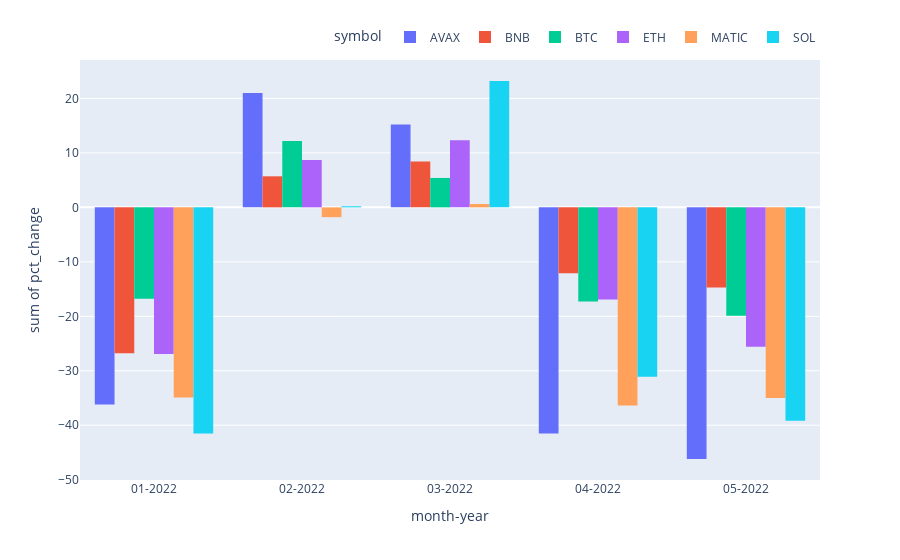

Write notebook code for a chart like this one.
### Code cell
fig = px.histogram(df_Monthly_Price, x="month-year", y="pct_change",
             color='symbol', barmode='group',height=600)

fig.update_layout(legend=dict(
    orientation="h",
    yanchor="bottom",
    y=1.02,
    xanchor="right",
    x=1
))
fig.show()

### Figure 1 — Plotly figure (JSON) as saved in the notebook; plotly's stock layout.template omitted (floating-point values rounded to 4 significant figures)
{"data": [{"alignmentgroup": "True", "bingroup": "x", "histfunc": "sum", "hovertemplate": "symbol=AVAX<br>month-year=%{x}<br>sum of pct_change=%{y}<extra></extra>", "legendgroup": "AVAX", "marker": {"color": "#636efa", "pattern": {"shape": ""}}, "name": "AVAX", "offsetgroup": "AVAX", "orientation": "v", "showlegend": true, "type": "histogram", "x": ["01-2022", "02-2022", "03-2022", "04-2022", "05-2022"], "xaxis": "x", "y": [-36.2, 21, 15.2, -41.5, -46.2], "yaxis": "y"}, {"alignmentgroup": "True", "bingroup": "x", "histfunc": "sum", "hovertemplate": "symbol=BNB<br>month-year=%{x}<br>sum of pct_change=%{y}<extra></extra>", "legendgroup": "BNB", "marker": {"color": "#EF553B", "pattern": {"shape": ""}}, "name": "BNB", "offsetgroup": "BNB", "orientation": "v", "showlegend": true, "type": "histogram", "x": ["01-2022", "02-2022", "03-2022", "04-2022", "05-2022"], "xaxis": "x", "y": [-26.8, 5.7, 8.4, -12.1, -14.7], "yaxis": "y"}, {"alignmentgroup": "True", "bingroup": "x", "histfunc": "sum", "hovertemplate": "symbol=BTC<br>month-year=%{x}<br>sum of pct_change=%{y}<extra></extra>", "legendgroup": "BTC", "marker": {"color": "#00cc96", "pattern": {"shape": ""}}, "name": "BTC", "offsetgroup": "BTC", "orientation": "v", "showlegend": true, "type": "histogram", "x": ["01-2022", "02-2022", "03-2022", "04-2022", "05-2022"], "xaxis": "x", "y": [-16.8, 12.2, 5.4, -17.3, -19.9], "yaxis": "y"}, {"alignmentgroup": "True", "bingroup": "x", "histfunc": "sum", "hovertemplate": "symbol=ETH<br>month-year=%{x}<br>sum of pct_change=%{y}<extra></extra>", "legendgroup": "ETH", "marker": {"color": "#ab63fa", "pattern": {"shape": ""}}, "name": "ETH", "offsetgroup": "ETH", "orientation": "v", "showlegend": true, "type": "histogram", "x": ["01-2022", "02-2022", "03-2022", "04-2022", "05-2022"], "xaxis": "x", "y": [-26.9, 8.7, 12.3, -16.9, -25.6], "yaxis": "y"}, {"alignmentgroup": "True", "bingroup": "x", "histfunc": "sum", "hovertemplate": "symbol=MATIC<br>month-year=%{x}<br>sum of pct_change=%{y}<extra></extra>", "legendgroup": "MATIC", "marker": {"color": "#FFA15A", "pattern": {"shape": ""}}, "name": "MATIC", "offsetgroup": "MATIC", "orientation": "v", "showlegend": true, "type": "histogram", "x": ["01-2022", "02-2022", "03-2022", "04-2022", "05-2022"], "xaxis": "x", "y": [-34.9, -1.8, 0.6, -36.4, -35], "yaxis": "y"}, {"alignmentgroup": "True", "bingroup": "x", "histfunc": "sum", "hovertemplate": "symbol=SOL<br>month-year=%{x}<br>sum of pct_change=%{y}<extra></extra>", "legendgroup": "SOL", "marker": {"color": "#19d3f3", "pattern": {"shape": ""}}, "name": "SOL", "offsetgroup": "SOL", "orientation": "v", "showlegend": true, "type": "histogram", "x": ["01-2022", "02-2022", "03-2022", "04-2022", "05-2022"], "xaxis": "x", "y": [-41.5, 0.2, 23.2, -31.1, -39.2], "yaxis": "y"}], "layout": {"autosize": true, "barmode": "group", "legend": {"orientation": "h", "title": {"text": "symbol"}, "tracegroupgap": 0, "x": 1, "xanchor": "right", "y": 1.02, "yanchor": "bottom"}, "margin": {"t": 60}, "xaxis": {"anchor": "y", "autorange": true, "domain": [0, 1], "range": [-0.5, 4.5], "title": {"text": "month-year"}, "type": "category"}, "yaxis": {"anchor": "x", "autorange": true, "domain": [0, 1], "range": [-50.06, 27.06], "title": {"text": "sum of pct_change"}, "type": "linear"}}}
